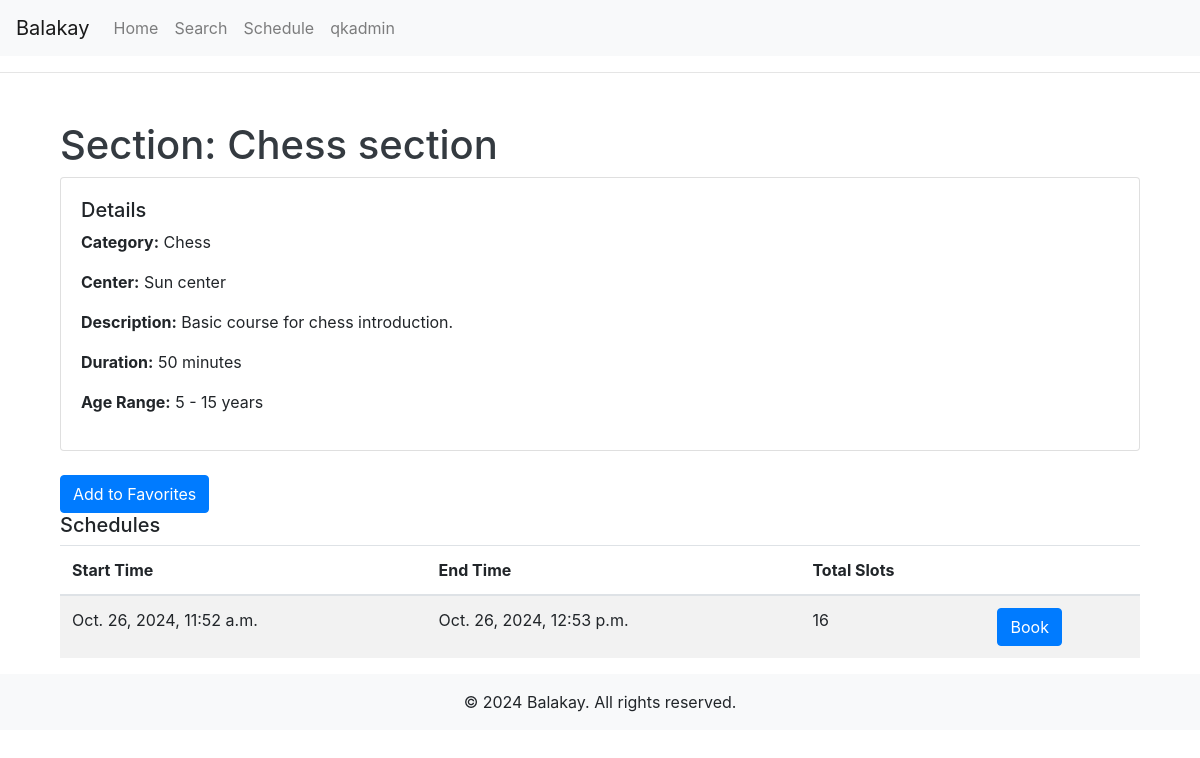
The page /section/1/ (signed in) on the database its author committed.
### centers/models.py (models this page shows, shortened)
class Section(models.Model):
    center = models.ForeignKey(Center, on_delete=models.CASCADE)
    category = models.ForeignKey(Category, on_delete=models.SET_NULL, null=True, related_name='sections')
    name = models.CharField(max_length=255)
    description = models.TextField()
    duration_minutes = models.PositiveIntegerField()
    min_age = models.PositiveIntegerField()
    max_age = models.PositiveIntegerField()

class Category(models.Model):
    name = models.CharField(max_length=255)  #
    description = models.TextField(blank=True, null=True)

class Center(models.Model):
    manager_name = models.CharField(max_length=255)
    manager_phone = models.CharField(max_length=20)
    name = models.CharField(max_length=255)
    logo = models.ImageField(upload_to='storage/')
    subtitle = models.CharField(max_length=255, null=True, blank=True)
    description = models.TextField()
    city = models.CharField(max_length=255)
    address = models.CharField(max_length=255)

class Schedule(models.Model):
    section = models.ForeignKey(Section, on_delete=models.CASCADE)
    start_time = models.DateTimeField()
    end_time = models.DateTimeField()
    total_slots = models.PositiveIntegerField()

### centers/views.py (the view)
# urls.py: path('section/<int:id>/', section_view, name='section'),
def section_view(request, id):
    section = get_object_or_404(Section, id=id)
    schedules = Schedule.objects.filter(section=section)
    return render(request, 'centers/section.html', {"section": section, "schedules": schedules})

### centers/templates/centers/section.html
{% extends 'base.html' %}
{% block content %}
<div class="container mt-5">
    <h1 class="text-dark">Section: {{ section.name }}</h1>
    <div class="card mb-4">
        <div class="card-body">
            <h2 class="h5">Details</h2>
            <p><strong>Category:</strong> {{ section.category.name }}</p>
            <p><strong>Center:</strong> {{ section.center.name }}</p>
            <p><strong>Description:</strong> {{ section.description }}</p>
            <p><strong>Duration:</strong> {{ section.duration_minutes }} minutes</p>
            <p><strong>Age Range:</strong> {{ section.min_age }} - {{ section.max_age }} years</p>
        </div>
    </div>
  <div class="favorite-section">
        {% if user.is_authenticated %}
            {% if section in user.client.favoritesection_set.all %}
                <a href="{% url 'remove_favorite_section' section.id %}" class="btn btn-danger">Remove from Favorites</a>
            {% else %}
                <a href="{% url 'add_favorite_section' section.id %}" class="btn btn-primary">Add to Favorites</a>
            {% endif %}
        {% else %}
            <a href="{% url 'login' %}" class="btn btn-primary">Login to add to Favorites</a>
        {% endif %}
    </div>
    <div>
        <h2 class="h5">Schedules</h2>
        {% if schedules %}
            <table class="table table-striped">
                <thead>
                    <tr>
                        <th>Start Time</th>
                        <th>End Time</th>
                        <th>Total Slots</th>
                        <th></th>
                    </tr>
                </thead>
                <tbody>
                    {% for schedule in schedules %}
                        <tr>
                            <td>{{ schedule.start_time }}</td>
                            <td>{{ schedule.end_time }}</td>
                            <td>{{ schedule.total_slots }}</td>
                            <td>
                                {% if user.is_authenticated %}
                                <a href="{% url 'book_schedule' schedule.id %}" class="btn btn-primary">Book</a>
                                {% else %}
                                <a href="{% url 'login' %}" class="btn btn-primary">Book</a>
                                {% endif %}
                            </td>
                        </tr>
                    {% endfor %}
                </tbody>
            </table>
        {% else %}
            <p class="text-muted">No schedules available for this section.</p>
        {% endif %}
    </div>
</div>
{% endblock %}

### templates/base.html (shortened to what this page needs)
<!DOCTYPE html>
<html lang="en">
<head>
    {% load static %}
    <link rel="stylesheet" href="https://stackpath.bootstrapcdn.com/bootstrap/4.5.2/css/bootstrap.min.css">
</head>
<body>
    <header>
        <nav class="navbar navbar-expand-lg navbar-light bg-light">
            <a class="navbar-brand" href="/home">Balakay</a>
            <div class="collapse navbar-collapse" id="navbarNav">
                <ul class="navbar-nav">
                    <li class="nav-item">
                        <a class="nav-link" href="{% url 'home' %}">Home</a>
                    </li>
                    <li class="nav-item">
                        <a class="nav-link" href="{% url 'center_list' %}">Search</a>
                    </li>
                    <li class="nav-item">
                        <a class="nav-link" href="{% url 'my-schedule' %}">Schedule</a>
                    </li>
                    {% if user.is_authenticated %}
                        <li class="nav-item">
                            <a class="nav-link" href="{% url 'profile' %}">{{ user.username }}</a>
                        </li>
                    {% else %}
                        <li class="nav-item">
                            <a class="nav-link" href="{% url 'login' %}">Profile</a>
                        </li>
                    {% endif %}
                </ul>
            </div>
        </nav>
    </header>
    <hr>
    <main class="container" style="min-height:500px;">
        {% block content %}
        {% endblock %}
    </main>
    <footer class="bg-light text-center py-3">
        <div class="container">
            <p class="mb-0">&copy; 2024 Balakay. All rights reserved.</p>
        </div>
    </footer>
</body>
</html>

### rows shown on the page
Section: name "Chess section", category.name "Chess", center.name "Sun center", description "Basic course for chess introduction.", duration_minutes "50", min_age "5", max_age "15"
Schedule: start_time "Oct. 26, 2024, 11:52 a.m.", end_time "Oct. 26, 2024, 12:53 p.m.", total_slots "16"

### other values the page prints
{{ user.username }} "qkadmin"
